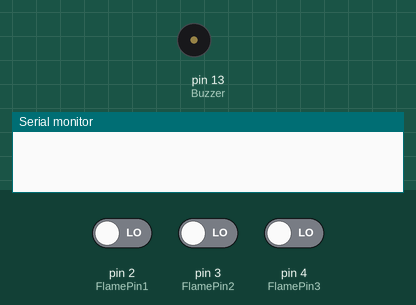
A sketch run on a simulated Arduino Uno, built with avr-gcc and run on an emulated ATmega328P. Shown: buzzer (waves = sounding, pin HIGH), the last lines printed to the serial monitor. The test bench sets the inputs (shaded band); at power-on: pin 2 (FlamePin1) LOW, pin 3 (FlamePin2) LOW, pin 4 (FlamePin3) LOW.

Above: at 1.2 s.
1.3 s: pin 2 (FlamePin1) driven HIGH
At 2.5 s:
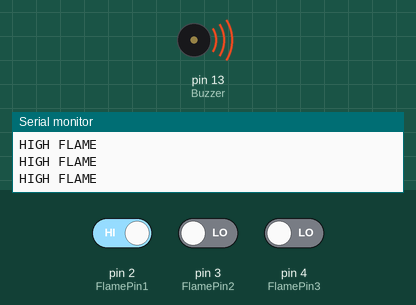
2.8 s: pin 2 (FlamePin1) driven LOW
At 3.9 s:
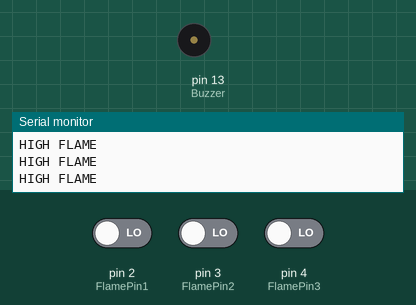
4.3 s: pin 3 (FlamePin2) driven HIGH
At 4.8 s:
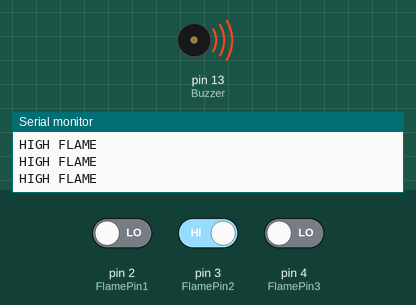
Timing chart, 0 to 7.3 s (numbered marks = the images above; inputs shaded):
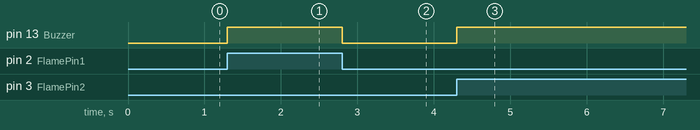

Measured:
- after the input at 1.3 s, pin 13 (Buzzer): LOW → HIGH at once
- after the input at 2.8 s, pin 13 (Buzzer): HIGH → LOW at once
- after the input at 4.3 s, pin 13 (Buzzer): LOW → HIGH at once

The sketch:

firebot.ino
```cpp
#define m11 12 //Dc motor1
#define m12 11 //DC motor1
#define m21 10 //DC motor2
#define m22 9  //DC motor2
#define m31 6  //DC pump motor
#define m32 7  //Dc pump motor

int Buzzer = 13;
int FlamePin1 = 2;
int FlamePin2 = 3;
int FlamePin3 = 4;
int Flame1= LOW;// when fire is detected the flame sensor gives the value as high
int Flame2= LOW;
int Flame3= LOW;

void setup() {
  // put your setup code here, to run once:
  pinMode(Buzzer,OUTPUT);
  pinMode(FlamePin1,INPUT);
  pinMode(FlamePin2,INPUT);
  pinMode(FlamePin3,INPUT);
    Serial.begin(9600);
}

void loop() {
   Flame1=digitalRead(FlamePin1);
   Flame2=digitalRead(FlamePin2);
   Flame3=digitalRead(FlamePin3);
    if (Flame1== HIGH) {
    digitalWrite(Buzzer,HIGH);
    Serial.println("HIGH FLAME");
    digitalWrite(m31,HIGH);
    digitalWrite(m32,LOW);
   }
   else if (Flame2== HIGH) { //left logic
    digitalWrite(Buzzer,HIGH);
    digitalWrite(m31,LOW);
    digitalWrite(m32,LOW);
    Serial.println("HIGH FLAME");
      digitalWrite(m11,LOW);
      digitalWrite(m12,HIGH);
      digitalWrite(m21,HIGH);
      digitalWrite(m22,LOW);
      delay(250);
      digitalWrite(m11,LOW);
      digitalWrite(m12,LOW);
      digitalWrite(m21,LOW);
      digitalWrite(m22,LOW);

   }
    else if (Flame3== HIGH) { //right logic
    digitalWrite(Buzzer,HIGH);
    Serial.println("HIGH FLAME");
    digitalWrite(m31,LOW);
    digitalWrite(m32,LOW);
      digitalWrite(m11,HIGH);
      digitalWrite(m12,LOW);
      digitalWrite(m21,LOW);
      digitalWrite(m22,HIGH);
      delay(200);
      digitalWrite(m11,LOW);
      digitalWrite(m12,LOW);
      digitalWrite(m21,LOW);
      digitalWrite(m22,LOW);
   }

   else    //stop
   {
      digitalWrite(Buzzer,LOW);
      digitalWrite(m31,LOW);
      digitalWrite(m32,LOW);
      digitalWrite(m11,LOW);
      digitalWrite(m12,LOW);
      digitalWrite(m21,LOW);
      digitalWrite(m22,LOW);
   }

}
```
